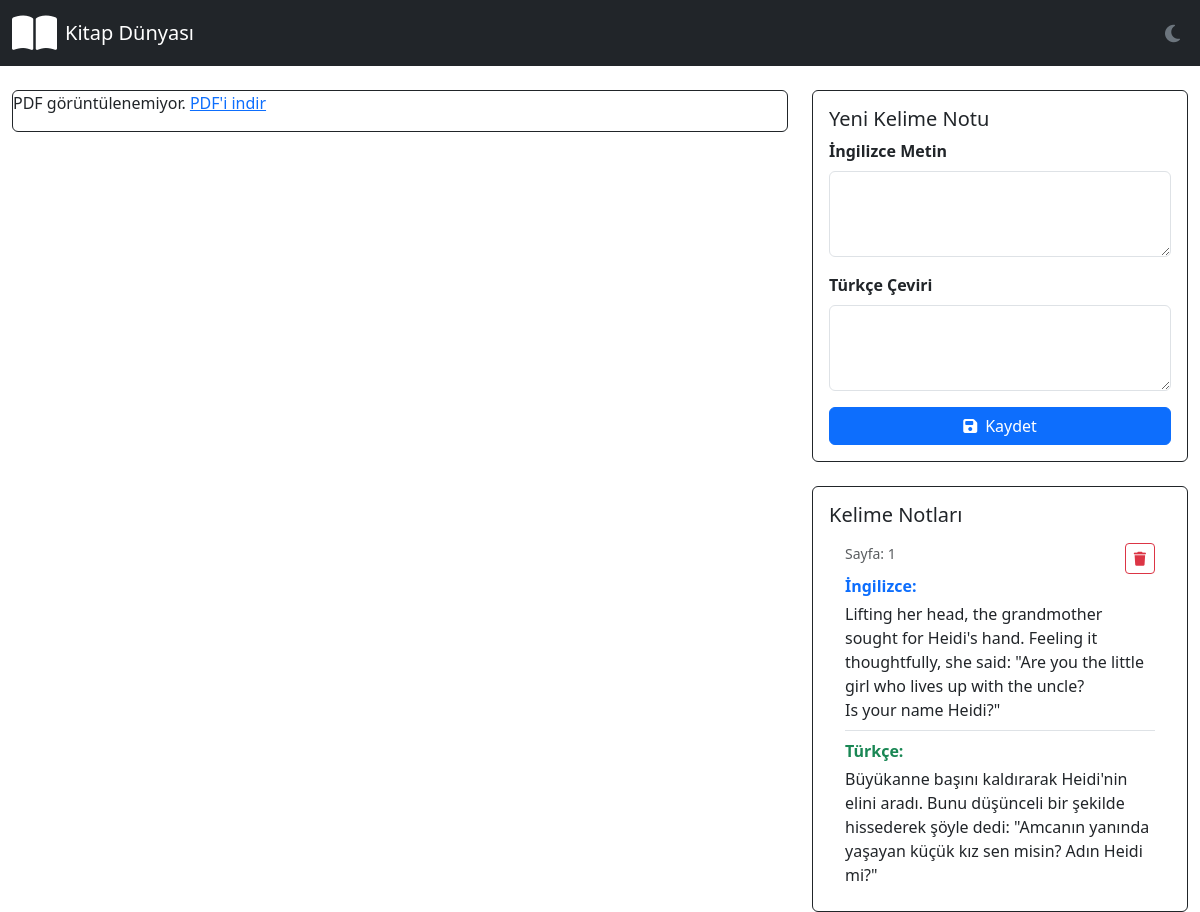
The page /book_notes/4/ (signed in) on the database its author committed.
### book/models.py (models this page shows, shortened)
class Book(models.Model):
    name = models.CharField(max_length=200)
    author = models.CharField(max_length=200)
    image = models.ImageField(upload_to='books/images/', null=True, blank=True)
    pdf = models.FileField(upload_to='books/pdfs/', null=True, blank=True)
    categories = models.ManyToManyField(Category, related_name='books')
    page = models.IntegerField()
    def is_english(self):
        return self.categories.filter(name='İngilizce').exists()

class WordNote(models.Model):
    user = models.ForeignKey(User, on_delete=models.CASCADE)
    book = models.ForeignKey(Book, on_delete=models.CASCADE)
    english_word = models.CharField(max_length=100)
    turkish_meaning = models.CharField(max_length=200)
    page_number = models.IntegerField()
    created_at = models.DateTimeField(auto_now_add=True)
    class Meta:
        ordering = ['-created_at']

### book/views.py (the view)
# urls.py: path('book_notes/<int:book_id>/', views.book_notes, name='book_notes'),
@login_required
def book_notes(request, book_id):
    try:
        book = Book.objects.get(id=book_id)
        word_notes = WordNote.objects.filter(
            user=request.user,
            book=book
        ).order_by('-created_at')
        return render(request, 'book/book_notes.html', {
            'book': book,
            'word_notes': word_notes
        })
    except Book.DoesNotExist:
        raise Http404("Kitap bulunamadı")

### book/templates/book/book_notes.html (shortened to what this page needs)
{% extends 'book/base.html' %}
{% load static %}
{% block content %}
<div class="container-fluid mt-4">
    <div class="row">
        <div class="col-md-8">
            <div class="card">
                <div class="card-body p-0">
                    <object
                        data="{% url 'read_book' book.id %}"
                        type="application/pdf"
                        width="100%"
                        height="800px"
                        style="border: none;">
                        <p>PDF görüntülenemiyor. <a href="{% url 'read_book' book.id %}">PDF'i indir</a></p>
                    </object>
                </div>
            </div>
        </div>
        <div class="col-md-4">
            <div class="card mb-4">
                <div class="card-body">
                    <h5 class="card-title">Yeni Kelime Notu</h5>
                    <form id="addWordNote">
                        {% if book.is_english %}
                        <div class="mb-3">
                            <label class="form-label fw-bold">İngilizce Metin</label>
                            <textarea
                                class="form-control"
                                name="english_word"
                                id="englishWord"
                                rows="3"
                                style="font-size: 16px; line-height: 1.5;"
                                required
                            ></textarea>
                        </div>
                        <div class="mb-3">
                            <label class="form-label fw-bold">Türkçe Çeviri</label>
                            <textarea
                                class="form-control"
                                name="turkish_meaning"
                                id="turkishMeaning"
                                rows="3"
                                style="font-size: 16px; line-height: 1.5;"
                                required
                            ></textarea>
                        </div>
                        {% endif %}
                        <button type="submit" class="btn btn-primary w-100">
                            <i class="fas fa-save me-2"></i>Kaydet
                        </button>
                    </form>
                </div>
            </div>
            <div class="card">
                <div class="card-body">
                    <h5 class="card-title">Kelime Notları</h5>
                    <div id="notesList" class="list-group list-group-flush">
                        {% for note in word_notes %}
                        <div class="list-group-item" data-note-id="{{ note.id }}">
                            <div class="d-flex justify-content-between align-items-start">
                                <div class="w-100">
                                    <div class="d-flex justify-content-between">
                                        <small class="text-muted mb-2">Sayfa: {{ note.page_number }}</small>
                                        <button class="btn btn-sm btn-outline-danger delete-note" onclick="deleteNote({{ note.id }})">
                                            <i class="fas fa-trash"></i>
                                        </button>
                                    </div>
                                    <div class="border-bottom pb-2 mb-2">
                                        <div class="fw-bold text-primary mb-1">İngilizce:</div>
                                        <div style="white-space: pre-line;">{{ note.english_word }}</div>
                                    </div>
                                    <div>
                                        <div class="fw-bold text-success mb-1">Türkçe:</div>
                                        <div style="white-space: pre-line;">{{ note.turkish_meaning }}</div>
                                    </div>
                                </div>
                            </div>
                        </div>
                        {% endfor %}
                    </div>
                </div>
            </div>
        </div>
    </div>
</div>
{% endblock %}

### static/css/style.css (style rules this page uses)
:root { --primary-color: #212529; --background-color: #ffffff; --text-color: #212529; }
body { background-color: var(--background-color); color: var(--text-color); }
.card { background-color: var(--background-color); border-color: var(--text-color); }

### rows shown on the page
WordNote: page_number "1", english_word "Lifting her head, the grandmother sought for Heidi's hand. Feeling it thoughtfully, she said: \"Are you the little girl who lives up with the uncle? Is your name Heidi?\"", turkish_meaning "Büyükanne başını kaldırarak Heidi'nin elini aradı. Bunu düşünceli bir şekilde hissederek şöyle dedi: \"Amcanın yanında yaşayan küçük kız sen misin? Adın Heidi mi?\""
